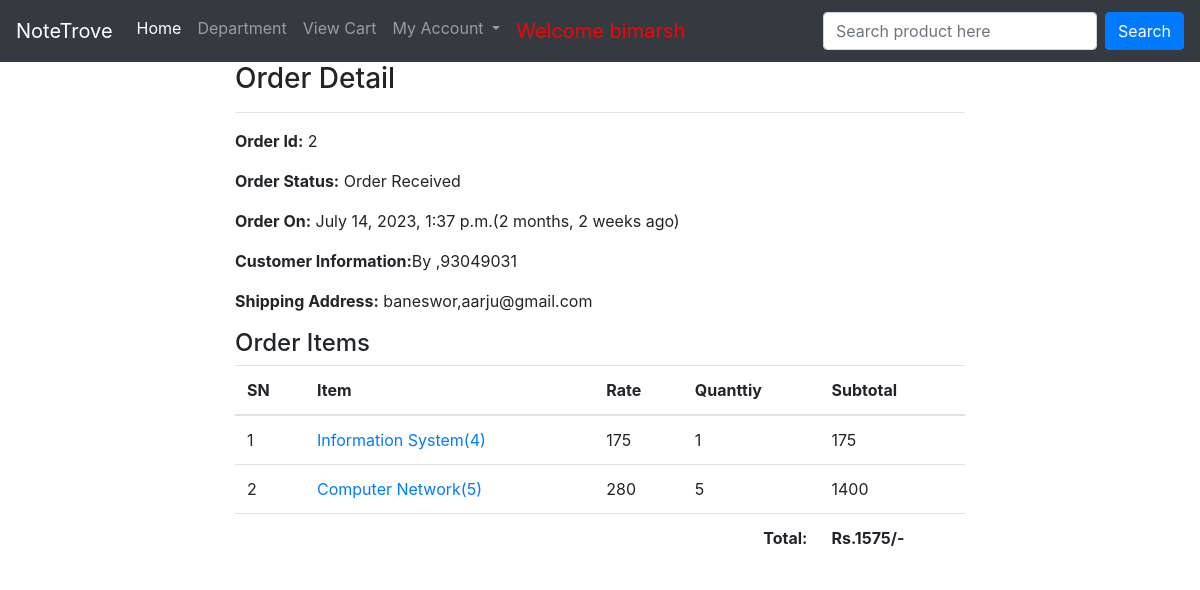
Screenshot of /profile/order-2/ (signed in) with the database file from the repository.
### RBB/models.py (models this page shows, shortened)
class Order(models.Model):
    cart=models.OneToOneField(Cart,on_delete=models.CASCADE)
    ordered_by=models.CharField(max_length=200)
    shipping_address=models.CharField(max_length=200)
    mobile=models.CharField(max_length=10)
    email=models.EmailField(null=True,blank=True)
    subtotal=models.PositiveIntegerField()
    discount=models.PositiveIntegerField()
    total=models.PositiveIntegerField()
    order_status=models.CharField(max_length=50,choices=ORDER_STATUS)
    created_at=models.DateTimeField(auto_now_add=True)
    payment_method=models.CharField(max_length=20,choices=METHOD,default="Cash On Delivery")
    payment_completed=models.BooleanField(default=False,null=True,blank=True)

class CartProduct(models.Model):
    cart=models.ForeignKey(Cart,on_delete=models.CASCADE)
    product=models.ForeignKey(Product,on_delete=models.CASCADE)
    rate=models.PositiveIntegerField()
    quantity=models.PositiveIntegerField()
    subtotal=models.PositiveIntegerField()

class Product(models.Model):
    title=models.CharField(max_length=200)
    slug=models.SlugField(unique=True)
    category=models.ForeignKey(Category,on_delete=models.CASCADE)
    image = models.ImageField(upload_to='products')
    marked_price =models.PositiveIntegerField()
    selling_price=models.PositiveIntegerField()
    description=models.TextField()
    warranty=models.CharField(max_length=300,null=True,blank=True)
    return_policy=models.CharField(max_length=300,null=True,blank=True)
    var_count=models.PositiveIntegerField(default=0)

### RBB/views.py (the view)
# urls.py: path('profile/order-<int:pk>/',CustomerOrderDetailView.as_view(),name='customerorderdetail'),
class CustomerOrderDetailView(DetailView):
    template_name='customerorderdetail.html'
    model=Order
    context_object_name='ord_obj'
    def dispatch(self,request,*args,**kwargs):
        if request.user.is_authenticated and Customer.objects.filter(user=request.user).exists():
            order_id=self.kwargs['pk']
            order=Order.objects.get(id=order_id)
            if request.user.customer != order.cart.customer:
                return redirect('/profile/')
        else:
            return redirect('/login/?next=/profile/')
        return super().dispatch(request,*args,**kwargs)

### templates/customerorderdetail.html (shortened to what this page needs)
{% extends 'base.html'%}
{% load humanize %}
{%block content%}
<div class="container">
    <div class="row">
        <div class="col-md-8 mx-auto">
            <h3>Order Detail</h3><hr>
            <p><span class="font-weight-bold">Order Id:</span> {{ord_obj.id}}</p>
            <p><span class="font-weight-bold">Order Status:</span> {{ord_obj.order_status}}</p>
            <p><span class="font-weight-bold">Order On:</span> {{ord_obj.created_at}}({{ord_obj.created_at|timesince}} ago)</p>
            <p><span class="font-weight-bold">Customer Information:</span>By {{ord_obj.order_by}},{{ord_obj.mobile}}</p>
            <p><span class="font-weight-bold">Shipping Address:</span> {{ord_obj.shipping_address}},{{ord_obj.email}}</p>
            <h4>Order Items</h4>
            <table class="table">
                <thead>
                    <tr>
                        <th>SN</th>
                        <th>Item</th>
                        <th>Rate</th>
                        <th>Quanttiy</th>
                        <th>Subtotal</th>
                    </tr>
                </thead>
                <tbody>
                    {%for cp in ord_obj.cart.cartproduct_set.all%}
                    <tr>
                        <td>{{forloop.counter}}</td>
                        <td><a target='_blank' href="{% url 'RBB:productdetail' cp.product.slug%}">{{cp.product.title}}({{cp.product.id}})</a></td>
                        <td>{{cp.rate}}</td>
                        <td>{{cp.quantity}}</td>
                        <td>{{cp.subtotal}}</td>
                    </tr>
                    {%endfor%}
                    <tr>
                        <th colspan="4" class="text-right">Total:</th>
                        <th>Rs.{{ord_obj.total|intcomma}}/-</th>
                    </tr>
                </tbody>
            </table>
        </div>
    </div>
</div>
{%endblock%}

### templates/base.html (shortened to what this page needs)
<!DOCTYPE html>
<html lang="en">
<head>
    <link rel="stylesheet" href="https://stackpath.bootstrapcdn.com/bootstrap/4.5.2/css/bootstrap.min.css">
</head>
<body>
    <nav class="navbar navbar-expand-lg navbar-dark bg-dark">
        <a class="navbar-brand" href="{% url 'RBB:home'%}">NoteTrove </a>
        <div class="collapse navbar-collapse" id="navbarSupportedContent">
          <ul class="navbar-nav mr-auto">
            <li class="nav-item active">
              <a class="nav-link" href="{% url 'RBB:home'%}">Home <span class="sr-only">(current)</span></a>
            </li>
            <li class="nav-item">
              <a class="nav-link" href="{% url 'RBB:allproducts'%}">Department</a>
            </li>
            <li class="nav-item">
                <a class="nav-link" href="{% url 'RBB:mycart'%}">View Cart</a>
              </li>
            <li class="nav-item dropdown">
              <a class="nav-link dropdown-toggle" href="#" id="navbarDropdown" role="button" data-toggle="dropdown" aria-haspopup="true" aria-expanded="false">
                My Account
              </a>
            </li>
            {%if request.user.customer%}
            <li class="nav-item">
              <a class="nav-link" style="color: red;font-size:20px">Welcome {{request.user.username}}</a>
            </li>
            {%endif%}
          </ul>
          <form class="form-inline my-2 my-lg-0" action="/search/" method="GET" >
            <input name='keyword' class="form-control mr-sm-2" type="search" placeholder="Search product here" aria-label="Search" required>
            <button class="btn btn-primary my-2 my-sm-0" type="submit">Search</button>
          </form>
        </div>
      </nav>
    {% block content%}
    {%endblock%}
</body>
</html>

### rows the page displays
Order: id "2", order_status "Order Received", created_at "July 14, 2023, 1:37 p.m.", created_at "2 months, 2 weeks", mobile "93049031", shipping_address "baneswor", email "aarju@gmail.com", total "1575"
CartProduct: product "Information System", product.id "4", rate "175", quantity "1", subtotal "175"
CartProduct: product "Computer Network", product.id "5", rate "280", quantity "5", subtotal "1400"

### other values shown
{{ request.user.username }} "bimarsh"
